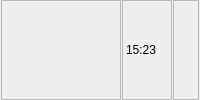
    <widget class="QFrame" name="fraStatusBar">
     <property name="sizePolicy">
      <sizepolicy hsizetype="Preferred" vsizetype="Maximum">
       <horstretch>0</horstretch>
       <verstretch>0</verstretch>
      </sizepolicy>
     </property>
     <property name="frameShape">
      <enum>QFrame::NoFrame</enum>
     </property>
     <property name="frameShadow">
      <enum>QFrame::Raised</enum>
     </property>
     <layout class="QHBoxLayout" name="horizontalLayout_16">
      <property name="spacing">
       <number>1</number>
      </property>
      <property name="leftMargin">
       <number>1</number>
      </property>
      <property name="topMargin">
       <number>0</number>
      </property>
      <property name="rightMargin">
       <number>1</number>
      </property>
      <property name="bottomMargin">
       <number>0</number>
      </property>
      <item>
       <widget class="QLabel" name="lblStatusBarText1">
        <property name="sizePolicy">
         <sizepolicy hsizetype="Fixed" vsizetype="Preferred">
          <horstretch>0</horstretch>
          <verstretch>0</verstretch>
         </sizepolicy>
        </property>
        <property name="minimumSize">
         <size>
          <width>120</width>
          <height>0</height>
         </size>
        </property>
        <property name="frameShape">
         <enum>QFrame::StyledPanel</enum>
        </property>
        <property name="text">
         <string/>
        </property>
       </widget>
      </item>
      <item>
       <widget class="QLabel" name="lblStatusBarText2">
        <property name="sizePolicy">
         <sizepolicy hsizetype="Fixed" vsizetype="Preferred">
          <horstretch>0</horstretch>
          <verstretch>0</verstretch>
         </sizepolicy>
        </property>
        <property name="minimumSize">
         <size>
          <width>50</width>
          <height>0</height>
         </size>
        </property>
        <property name="frameShape">
         <enum>QFrame::StyledPanel</enum>
        </property>
        <property name="text">
         <string>15:23</string>
        </property>
       </widget>
      </item>
      <item>
       <widget class="QLabel" name="lblStatusBarText3">
        <property name="sizePolicy">
         <sizepolicy hsizetype="Expanding" vsizetype="Preferred">
          <horstretch>0</horstretch>
          <verstretch>0</verstretch>
         </sizepolicy>
        </property>
        <property name="frameShape">
         <enum>QFrame::StyledPanel</enum>
        </property>
        <property name="text">
         <string/>
        </property>
       </widget>
      </item>
     </layout>
    </widget>
